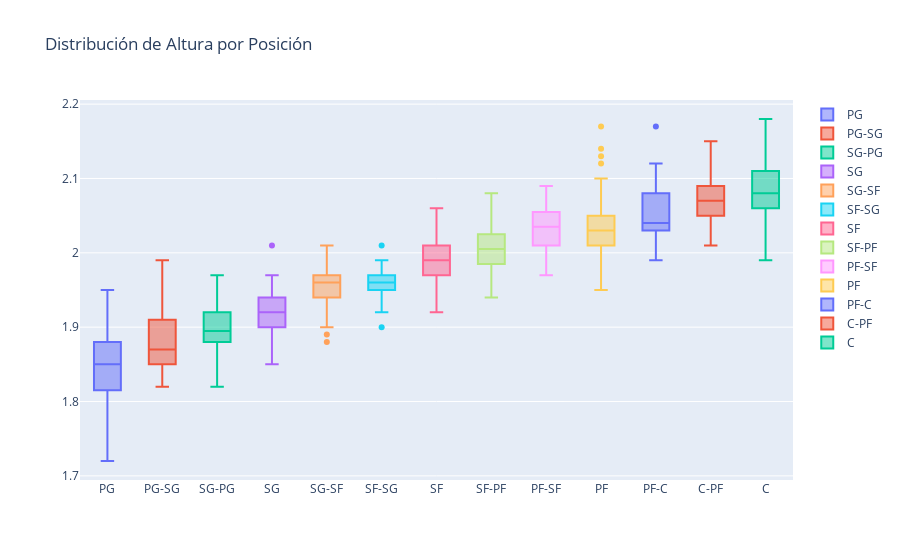

The notebook cell this image was saved under:
### Code cell
# Mapa de Calor
corr_matrix = df[['height', "position", 'weight', 'wingspan', 'reach_standing', "body_fat_pct"]].corr()
sns.heatmap(corr_matrix, annot=True, cmap='coolwarm')
plt.title('Mapa de Calor de Correlaciones')
plt.show()


# Gráfico de Caja
fig_box = go.Figure()
positions = ['PG', "PG-SG", "SG-PG", 'SG', "SG-SF", "SF-SG", 'SF', "SF-PF", "PF-SF", 'PF', "PF-C", "C-PF", 'C']
for position in positions:
    fig_box.add_trace(go.Box(y=df[df['position'] == position]['height'], name=position))
fig_box.update_layout(title='Distribución de Altura por Posición')
fig_box
